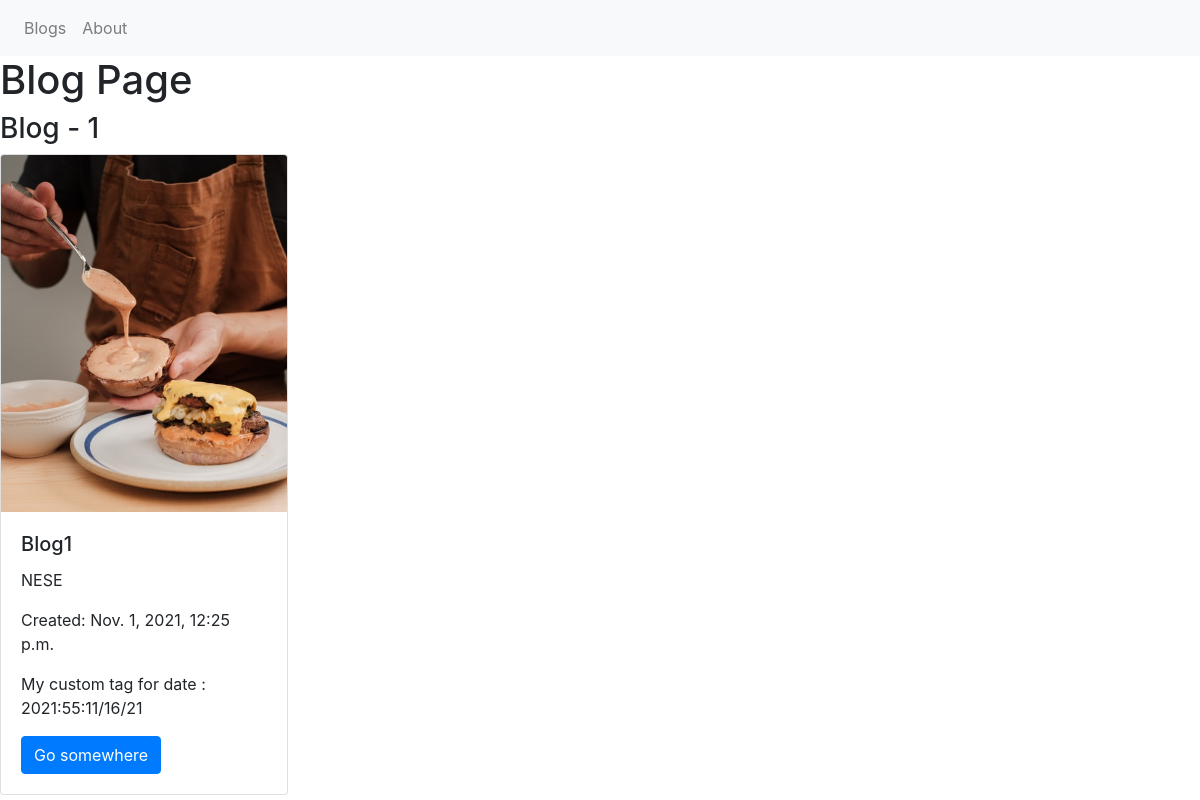
The app's page /, older data.
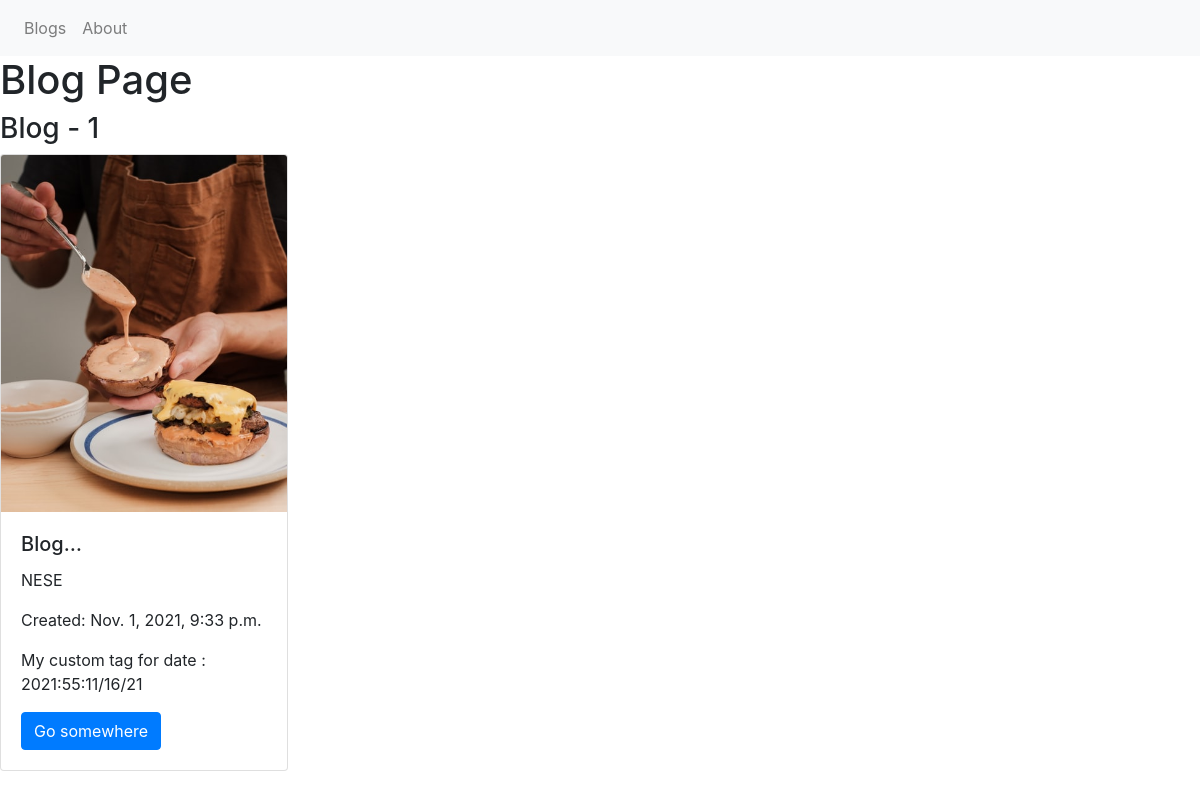
The same page, newer data.
### blog/models.py (models this page shows, shortened)
class Blog(models.Model):
    CATS ={
        (1, 'sport'),
        (2, 'fashion'),
        (3, 'technology'),
        (4, 'politics')
    }
    title = models.CharField(max_length=127, null=True, blank=True)
    text = models.TextField(help_text='Bura esas melumati daxil edin...')
    created_at = models.DateTimeField(auto_now_add=True)
    author = models.CharField(max_length=63, verbose_name='Muellif', )
    cats = models.IntegerField(max_length=100, choices=CATS, default=1)
    blog_tags = models.ManyToManyField('Tag')
    slug = models.SlugField(max_length=255, null=True)
    def get_absolute_url(self):
        return reverse('blog:blog-detail', args=[self.slug])
    class Meta:
        verbose_name = "Blog"
        verbose_name_plural = "Blogs"
        ordering = ('created_at',)

### blog/views.py (the view)
# urls.py: path('' , blog , name='blg'),
def blog(request):
    blogs = Blog.objects.all()
    return render(request, 'blogs.html', {'blogs':blogs})

### blog/templatetags/custom_filter.py (called while the page is built)
@register.filter
def my_uppercase(my_str):
    return str(my_str).upper()

### blog/templatetags/custom_tag.py (called while the page is built)
@register.simple_tag
def current_time(format_string):
    return datetime.datetime.now().strftime(format_string)

### blog/templates/blogs.html
{% extends "base.html" %}
{% load static custom_filter custom_tag %}
{% block content %}
<h1>Blog Page</h1>
{% for blog in blogs %}
<h3> Blog - {{ forloop.counter }} </h3>
<div class="card" style="width: 18rem;">
  <img class="card-img-top" src="{% static 'uploads/food.jpg' %}" alt="Card image cap">
  <div class="card-body">
    <h5 class="card-title">{{blog.title|truncatechars:5}}</h5>
    <p class="card-text">{{blog.text|my_uppercase }}</p>
    <p class="card-text">Created: {{blog.created_at}}</p>
    {% current_time "%Y:%M:%D" as the_time %}
    <p class="card-text">My custom tag for date : {{ the_time }}</p>
    <a href="{{blog.get_absolute_url}}" class="btn btn-primary">Go somewhere</a>
  </div>
</div>
{% empty %}
<p>Blog is not available</p>
{% endfor %}
{% endblock  %}

### blog/templates/base.html (shortened to what this page needs)
      <!doctype html>
      <html lang="en">
        <head>
          <link rel="stylesheet" href="https://maxcdn.bootstrapcdn.com/bootstrap/4.0.0/css/bootstrap.min.css">
        </head>
        <body>
          {% include 'includes/navbar.html' %}
          {% block content %}
          {% endblock %}
  </body>
</html>

### blog/templates/includes/navbar.html
<nav class="navbar navbar-expand-lg navbar-light bg-light">
    <div class="collapse navbar-collapse" id="navbarNav">
      <ul class="navbar-nav">
          <li class="nav-item">
            <a class="nav-link" href="{% url 'blog:blg' %}">Blogs</a>
          </li>
          <li class="nav-item">
            <a class="nav-link" href="{% url 'blog:about' %}">About</a>
        </li>
      </ul>
    </div>
  </nav>

Row changes from the older to the newer data that the page shows:
removed Blog: title "Blog1", text|my_uppercase "NESE", created_at "Nov. 1, 2021, 12:25 p.m.", the_time "2021:55:11/16/21"
added Blog: title "Blog…", text|my_uppercase "NESE", created_at "Nov. 1, 2021, 9:33 p.m.", the_time "2021:55:11/16/21"
